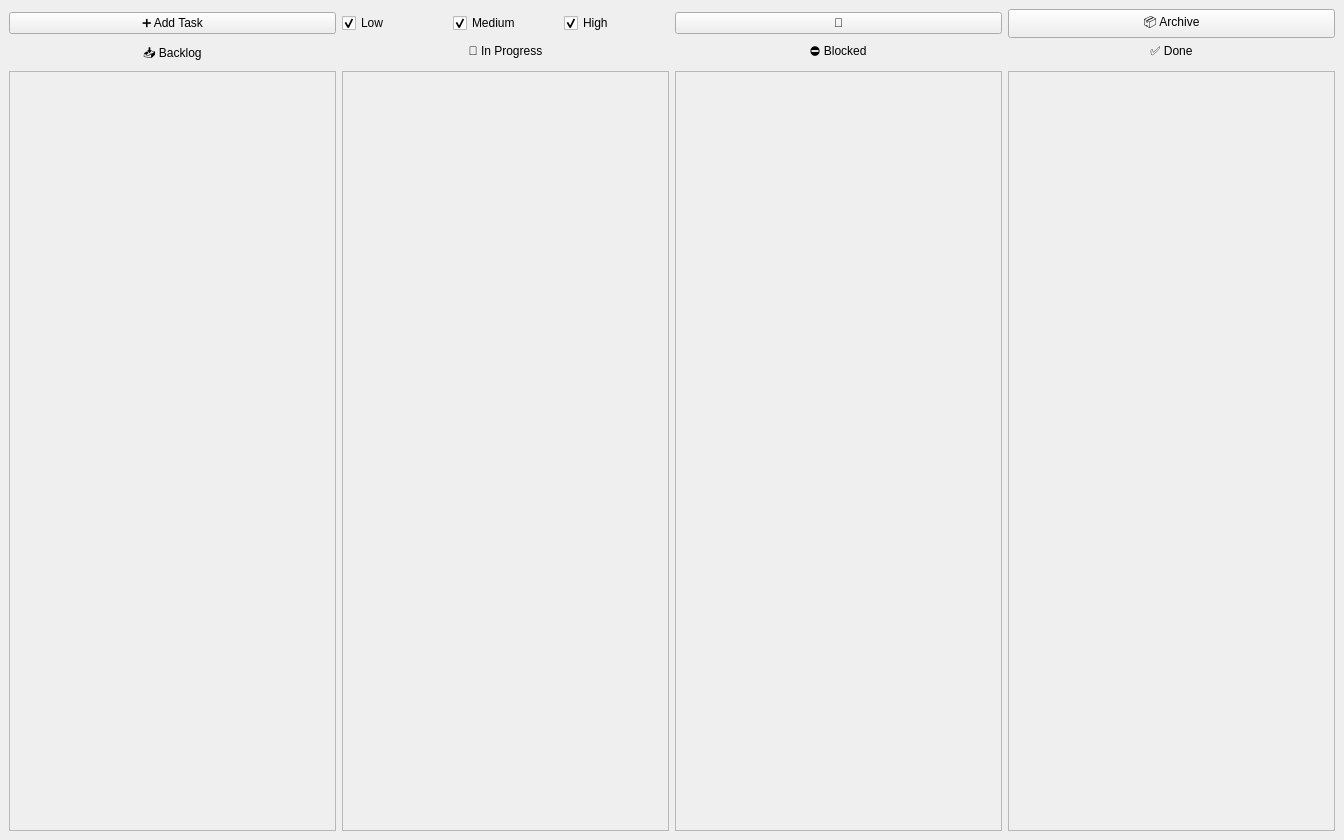
<?xml version="1.0" encoding="UTF-8"?>
<ui version="4.0">
 <class>MainWindow</class>
 <widget class="QMainWindow" name="MainWindow">
  <property name="windowTitle">
   <string>ToDo Planner 📃</string>
  </property>
  <property name="minimumSize">
   <size>
    <width>1344</width>
    <height>840</height>
   </size>
  </property>
  <widget class="QWidget" name="centralwidget">
   <layout class="QVBoxLayout" name="mainLayout">
    <item>
     <layout class="QHBoxLayout" name="topBar">
      <item>
       <widget class="QPushButton" name="addTaskButton">
        <property name="text">
         <string>➕ Add Task</string>
        </property>
       </widget>
      </item>
      <!-- Вместо комбобокса фильтрации добавляем группу чекбоксов -->
      <item>
       <layout class="QHBoxLayout" name="priorityFilterLayout">
        <item>
         <widget class="QCheckBox" name="lowPriorityCheckBox">
          <property name="text">
           <string>Low</string>
          </property>
          <property name="checked">
           <bool>true</bool>
          </property>
         </widget>
        </item>
        <item>
         <widget class="QCheckBox" name="mediumPriorityCheckBox">
          <property name="text">
           <string>Medium</string>
          </property>
          <property name="checked">
           <bool>true</bool>
          </property>
         </widget>
        </item>
        <item>
         <widget class="QCheckBox" name="highPriorityCheckBox">
          <property name="text">
           <string>High</string>
          </property>
          <property name="checked">
           <bool>true</bool>
          </property>
         </widget>
        </item>
       </layout>
      </item>
      <item>
       <widget class="QPushButton" name="themeToggleButton">
        <property name="text">
         <string>🌙</string>
        </property>
       </widget>
      </item>
      <item>
       <widget class="QPushButton" name="archiveButton">
        <property name="text">
         <string>📦 Archive</string>
        </property>
       </widget>
      </item>
     </layout>
    </item>
    <item>
     <layout class="QHBoxLayout" name="columnHeaders">
      <item>
       <widget class="QLabel" name="backlogLabel">
        <property name="text">
         <string>📥 Backlog</string>
        </property>
        <property name="alignment">
         <set>Qt::AlignHCenter</set>
        </property>
       </widget>
      </item>
      <item>
       <widget class="QLabel" name="inProgressLabel">
        <property name="text">
         <string>🚧 In Progress</string>
        </property>
        <property name="alignment">
         <set>Qt::AlignHCenter</set>
        </property>
       </widget>
      </item>
      <item>
       <widget class="QLabel" name="blockedLabel">
        <property name="text">
         <string>⛔ Blocked</string>
        </property>
        <property name="alignment">
         <set>Qt::AlignHCenter</set>
        </property>
       </widget>
      </item>
      <item>
       <widget class="QLabel" name="doneLabel">
        <property name="text">
         <string>✅ Done</string>
        </property>
        <property name="alignment">
         <set>Qt::AlignHCenter</set>
        </property>
       </widget>
      </item>
     </layout>
    </item>
    <item>
     <layout class="QHBoxLayout" name="boardLayout">
      <item>
       <widget class="QScrollArea" name="backlogArea">
        <property name="widgetResizable">
         <bool>true</bool>
        </property>
        <property name="minimumWidth">
         <number>250</number>
        </property>
        <widget class="QWidget" name="backlogContainer">
         <layout class="QVBoxLayout" name="backlogList">
          <property name="alignment">
           <set>Qt::AlignTop</set>
          </property>
         </layout>
        </widget>
       </widget>
      </item>
      <item>
       <widget class="QScrollArea" name="inProgressArea">
        <property name="widgetResizable">
         <bool>true</bool>
        </property>
        <property name="minimumWidth">
         <number>250</number>
        </property>
        <widget class="QWidget" name="inProgressContainer">
         <layout class="QVBoxLayout" name="inProgressList">
          <property name="alignment">
           <set>Qt::AlignTop</set>
          </property>
         </layout>
        </widget>
       </widget>
      </item>
      <item>
       <widget class="QScrollArea" name="blockedArea">
        <property name="widgetResizable">
         <bool>true</bool>
        </property>
        <property name="minimumWidth">
         <number>250</number>
        </property>
        <widget class="QWidget" name="blockedContainer">
         <layout class="QVBoxLayout" name="blockedList">
          <property name="alignment">
           <set>Qt::AlignTop</set>
          </property>
         </layout>
        </widget>
       </widget>
      </item>
      <item>
       <widget class="QScrollArea" name="doneArea">
        <property name="widgetResizable">
         <bool>true</bool>
        </property>
        <property name="minimumWidth">
         <number>250</number>
        </property>
        <widget class="QWidget" name="doneContainer">
         <layout class="QVBoxLayout" name="doneList">
          <property name="alignment">
           <set>Qt::AlignTop</set>
          </property>
         </layout>
        </widget>
       </widget>
      </item>
     </layout>
    </item>
   </layout>
  </widget>
 </widget>
 <resources/>
 <connections/>
</ui>
